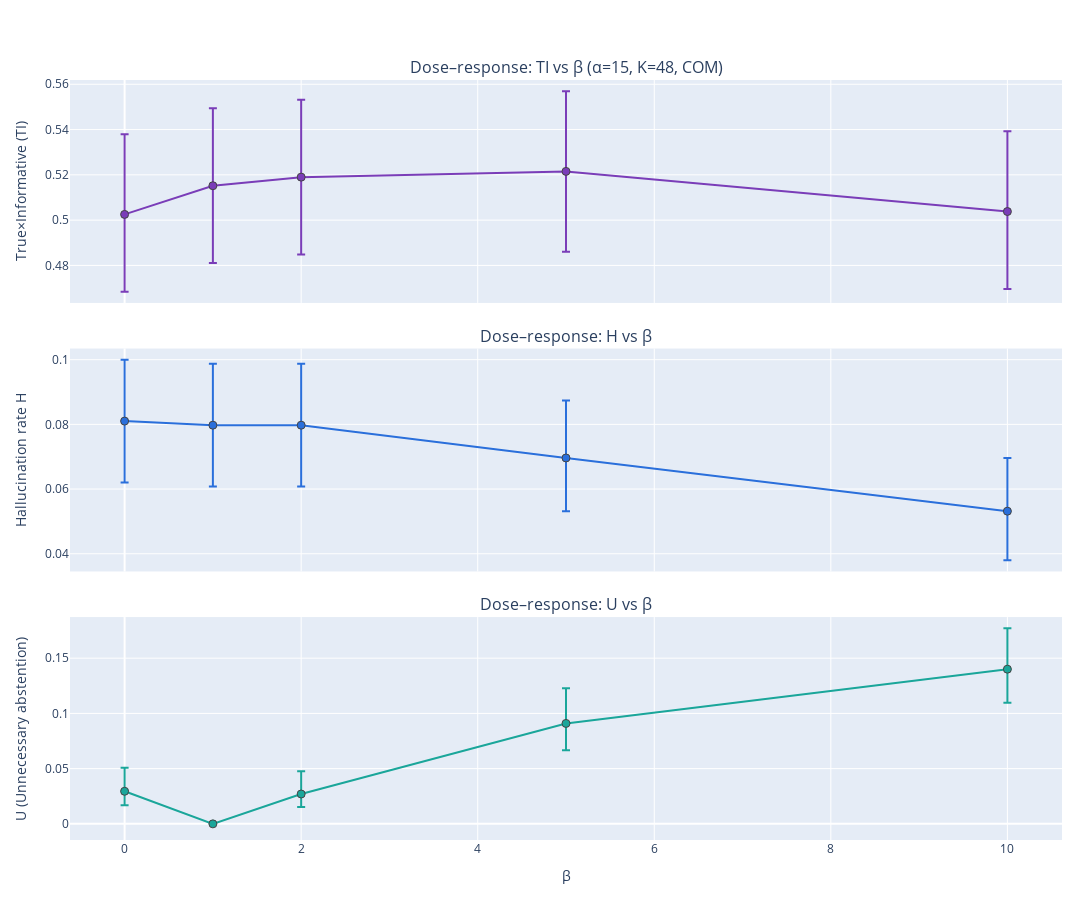

The notebook cell this image was saved under:
### Markdown cell above
## Plots

### Code cell
# ### Figure 1 (Option A): One multi-panel dose–response figure (TI, H, U) with shared β axis
# This cell composes the three dose–response plots into a single vertical, 3-panel figure
# and saves it as both HTML (interactive) and PNG (static).
# - Inputs expected from earlier cells:
#   - BETA_ORDER (ordered list of β)
#   - rates_TI, ci_TI  (dicts: beta -> mean / (lo, hi))
#   - rates_H,  ci_H   (dicts: beta -> mean / (lo, hi))
#   - U, U_ci          (dicts: beta -> mean / (lo, hi))
# - Outputs:
#   - fig_dose_response_ti_h_u.html  (interactive, good for Distill)
#   - fig_dose_response_ti_h_u.png   (static preview; requires kaleido)

import numpy as np
import plotly.graph_objects as go
from plotly.subplots import make_subplots

def _ci_to_errors(means: dict, ci: dict, xs):
    y  = np.array([means[b] for b in xs], dtype=float)
    lo = np.array([ci[b][0] for b in xs], dtype=float)
    hi = np.array([ci[b][1] for b in xs], dtype=float)
    err_plus  = hi - y
    err_minus = y - lo
    return y, err_plus, err_minus

# Prepare data in β order
xs = list(BETA_ORDER)

# TI
y_ti, e_ti_plus, e_ti_minus = _ci_to_errors(rates_TI, ci_TI, xs)

# H
y_h,  e_h_plus,  e_h_minus  = _ci_to_errors(rates_H,  ci_H,  xs)

# U (Wilson CI)
y_u  = np.array([U[b] for b in xs], dtype=float)
lo_u = np.array([U_ci[b][0] for b in xs], dtype=float)
hi_u = np.array([U_ci[b][1] for b in xs], dtype=float)
e_u_plus  = hi_u - y_u
e_u_minus = y_u  - lo_u

# Build multi-panel figure
fig = make_subplots(
    rows=3, cols=1, shared_xaxes=True, vertical_spacing=0.06,
    subplot_titles=("Dose–response: TI vs β (α=15, K=48, COM)",
                    "Dose–response: H vs β",
                    "Dose–response: U vs β")
)

# Consistent styling
marker_kwargs = dict(size=8, line=dict(width=1))
err_kwargs    = lambda arr, arrminus: dict(type="data", array=arr, arrayminus=arrminus, visible=True)

# Panel 1: TI
fig.add_trace(go.Scatter(
    x=xs, y=y_ti, mode="lines+markers", name="TI",
    marker=dict(color="#7a3db8", **marker_kwargs),
    line=dict(color="#7a3db8"),
    error_y=err_kwargs(e_ti_plus, e_ti_minus)
), row=1, col=1)

# Panel 2: H
fig.add_trace(go.Scatter(
    x=xs, y=y_h, mode="lines+markers", name="H",
    marker=dict(color="#2a6fdb", **marker_kwargs),
    line=dict(color="#2a6fdb"),
    error_y=err_kwargs(e_h_plus, e_h_minus)
), row=2, col=1)

# Panel 3: U
fig.add_trace(go.Scatter(
    x=xs, y=y_u, mode="lines+markers", name="U",
    marker=dict(color="#1aa69a", **marker_kwargs),
    line=dict(color="#1aa69a"),
    error_y=err_kwargs(e_u_plus, e_u_minus)
), row=3, col=1)

# Axes labels & layout
fig.update_xaxes(title_text="β", row=3, col=1)
fig.update_yaxes(title_text="True×Informative (TI)", row=1, col=1)
fig.update_yaxes(title_text="Hallucination rate H",   row=2, col=1)
fig.update_yaxes(title_text="U (Unnecessary abstention)", row=3, col=1)

fig.update_layout(
    height=900, width=1100,
    showlegend=False,
    margin=dict(l=70, r=30, t=80, b=60),
)

fig.show()

# Save to HTML and PNG
OUTPUT_BASENAME = "fig_dose_response_ti_h_u"
fig.write_html(f"{OUTPUT_BASENAME}.html", include_plotlyjs="cdn", full_html=True)

# PNG export requires the 'kaleido' package: pip install -U kaleido
try:
    fig.write_image(f"{OUTPUT_BASENAME}.png", scale=2, width=1100, height=900)
    print(f"Saved {OUTPUT_BASENAME}.html and {OUTPUT_BASENAME}.png")
except Exception as e:
    print(f"HTML saved. PNG export skipped (install 'kaleido' to enable). Details: {e}")

### Figure 1 — Plotly figure (JSON) as saved in the notebook; plotly's stock layout.template omitted (floating-point values rounded to 4 significant figures)
{"data": [{"error_y": {"array": [0.03544, 0.03418, 0.03418, 0.03544, 0.03544], "arrayminus": [0.03418, 0.03418, 0.03418, 0.03544, 0.03418], "type": "data", "visible": true}, "line": {"color": "#7a3db8"}, "marker": {"color": "#7a3db8", "line": {"width": 1}, "size": 8}, "mode": "lines+markers", "name": "TI", "type": "scatter", "x": [0, 1, 2, 5, 10], "xaxis": "x", "y": [0.5025, 0.5152, 0.519, 0.5215, 0.5038], "yaxis": "y"}, {"error_y": {"array": [0.01899, 0.01899, 0.01899, 0.01772, 0.01646], "arrayminus": [0.01899, 0.01899, 0.01899, 0.01646, 0.01519], "type": "data", "visible": true}, "line": {"color": "#2a6fdb"}, "marker": {"color": "#2a6fdb", "line": {"width": 1}, "size": 8}, "mode": "lines+markers", "name": "H", "type": "scatter", "x": [0, 1, 2, 5, 10], "xaxis": "x2", "y": [0.08101, 0.07975, 0.07975, 0.06962, 0.05316], "yaxis": "y2"}, {"error_y": {"array": [0.02134, 0.0, 0.02071, 0.03189, 0.03709], "arrayminus": [0.01254, 0.0, 0.01187, 0.02424, 0.03036], "type": "data", "visible": true}, "line": {"color": "#1aa69a"}, "marker": {"color": "#1aa69a", "line": {"width": 1}, "size": 8}, "mode": "lines+markers", "name": "U", "type": "scatter", "x": [0, 1, 2, 5, 10], "xaxis": "x3", "y": [0.02948, 0.0, 0.02703, 0.09091, 0.14], "yaxis": "y3"}], "layout": {"annotations": [{"font": {"size": 16}, "showarrow": false, "text": "Dose–response: TI vs β (α=15, K=48, COM)", "x": 0.5, "xanchor": "center", "xref": "paper", "y": 1, "yanchor": "bottom", "yref": "paper"}, {"font": {"size": 16}, "showarrow": false, "text": "Dose–response: H vs β", "x": 0.5, "xanchor": "center", "xref": "paper", "y": 0.6467, "yanchor": "bottom", "yref": "paper"}, {"font": {"size": 16}, "showarrow": false, "text": "Dose–response: U vs β", "x": 0.5, "xanchor": "center", "xref": "paper", "y": 0.2933, "yanchor": "bottom", "yref": "paper"}], "height": 900, "margin": {"b": 60, "l": 70, "r": 30, "t": 80}, "showlegend": false, "width": 1100, "xaxis": {"anchor": "y", "domain": [0, 1], "matches": "x3", "showticklabels": false}, "xaxis2": {"anchor": "y2", "domain": [0, 1], "matches": "x3", "showticklabels": false}, "xaxis3": {"anchor": "y3", "domain": [0, 1], "title": {"text": "β"}}, "yaxis": {"anchor": "x", "domain": [0.7067, 1], "title": {"text": "True×Informative (TI)"}}, "yaxis2": {"anchor": "x2", "domain": [0.3533, 0.6467], "title": {"text": "Hallucination rate H"}}, "yaxis3": {"anchor": "x3", "domain": [0, 0.2933], "title": {"text": "U (Unnecessary abstention)"}}}}
